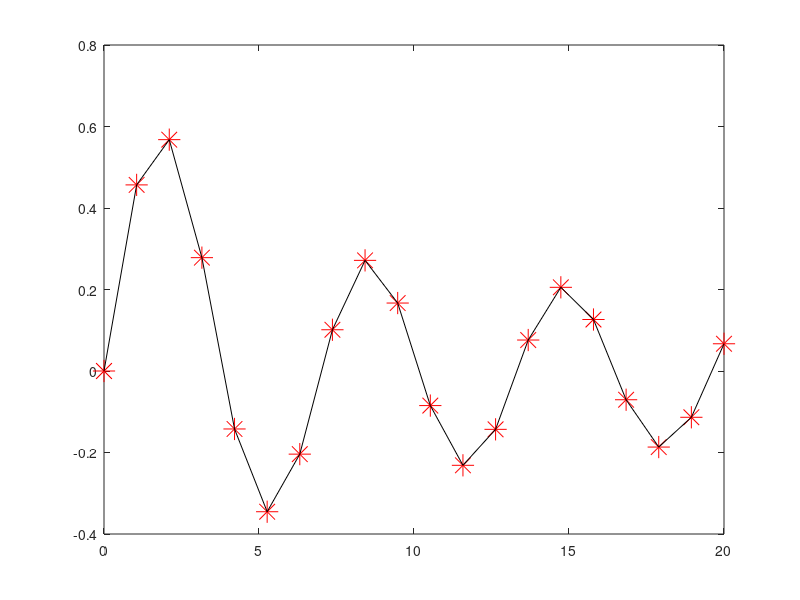

Recreate this plot in MATLAB.
% Solution to question 3 (b)
f= @(x,t) (1/pi)*cos(t -x*sin(t));

N=10000; 


x = linspace(0,20,20);
exact = besselj(1,x);
approx = zeros(1,20);
% approximate solutions for N = 8,16,32,64,128,256
  for j=1:20 
    h= pi/N;
    
    t = linspace(0,pi,N+1);
    approx(j) = 0.5*h * (f(x(j),t(1))+2*sum(f(x(j),t(2:N)))+f(x(j),t(end)));
   
  end
% absolute error
error = abs(approx - exact);



% plot

%loglog(N,error)
%title('Error against N using Trapezoidal rule on loglog scale')
%dim = [.3 .5 .3 .3];
%str = "gradient = " +num2str(p(1));
%annotation('textbox',dim,'String',str,'FitBoxToText','on');
%set(gca, 'XDir','reverse')
%grid

% 
plot(x,exact,'r*','markersize',16), hold on
plot(x,approx,'k-')